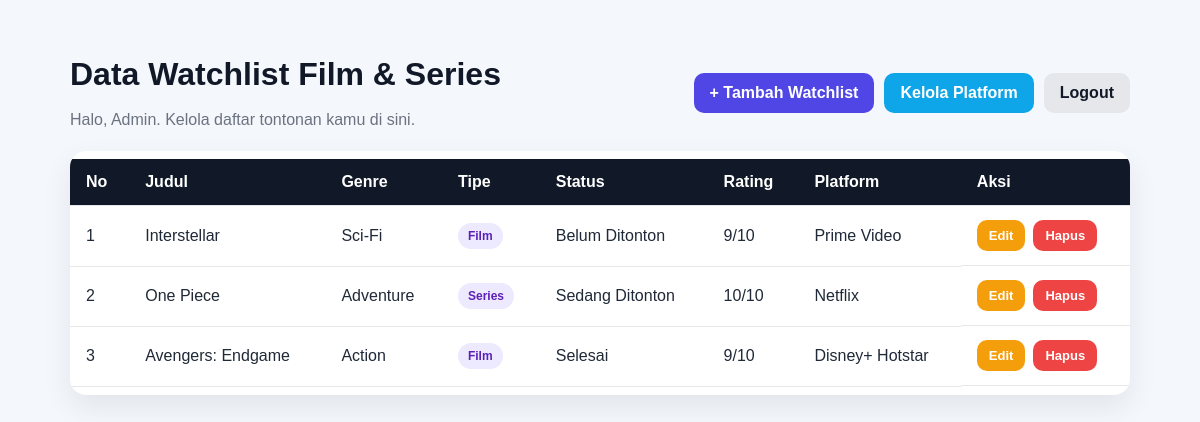
/index.php (signed in), run on the app's committed database.
### tables this page shows
CREATE TABLE movies (
    id INT AUTO_INCREMENT PRIMARY KEY,
    judul VARCHAR(150) NOT NULL,
    genre VARCHAR(100) NOT NULL,
    tipe ENUM('Film', 'Series') NOT NULL,
    status_tonton ENUM('Belum Ditonton', 'Sedang Ditonton', 'Selesai') NOT NULL,
    rating INT NOT NULL,
    platform_id INT DEFAULT NULL,
    created_at TIMESTAMP DEFAULT CURRENT_TIMESTAMP,
    CONSTRAINT fk_movies_platforms
        FOREIGN KEY (platform_id) REFERENCES platforms(id)
        ON UPDATE CASCADE
        ON DELETE SET NULL
);

CREATE TABLE platforms (
    id INT AUTO_INCREMENT PRIMARY KEY,
    nama_platform VARCHAR(100) NOT NULL UNIQUE,
    website VARCHAR(150) DEFAULT NULL,
    biaya_bulanan DECIMAL(10,2) DEFAULT 0,
    keterangan TEXT NULL,
    created_at TIMESTAMP DEFAULT CURRENT_TIMESTAMP
);

### index.php (the view, shortened to what this page needs)
<?php
require 'koneksi.php';
$result = mysqli_query($conn, "
    SELECT movies.*, platforms.nama_platform
    FROM movies
    LEFT JOIN platforms ON movies.platform_id = platforms.id
    ORDER BY movies.id DESC
");
?>
<!DOCTYPE html>
<html lang="id">
<head>
    <link rel="stylesheet" href="assets/style.css">
</head>
<body>
    <div class="page-wrap">
        <div class="topbar">
            <div>
                <h1>Data Watchlist Film &amp; Series</h1>
                <p class="subtitle">Halo, <?php echo htmlspecialchars($_SESSION['user_name']); ?>. Kelola daftar tontonan kamu di sini.</p>
            </div>
            <div class="topbar-actions">
                <a href="tambah.php" class="btn primary">+ Tambah Watchlist</a>
                <a href="platforms.php" class="btn info">Kelola Platform</a>
                <a href="logout.php" class="btn secondary">Logout</a>
            </div>
        </div>
        <div class="table-card">
            <table>
                <thead>
                    <tr>
                        <th>No</th>
                        <th>Judul</th>
                        <th>Genre</th>
                        <th>Tipe</th>
                        <th>Status</th>
                        <th>Rating</th>
                        <th>Platform</th>
                        <th>Aksi</th>
                    </tr>
                </thead>
                <tbody>
                    <?php if (mysqli_num_rows($result) > 0): ?>
                        <?php $no = 1; ?>
                        <?php while ($row = mysqli_fetch_assoc($result)): ?>
                            <tr>
                                <td><?php echo $no++; ?></td>
                                <td><?php echo htmlspecialchars($row['judul']); ?></td>
                                <td><?php echo htmlspecialchars($row['genre']); ?></td>
                                <td><span class="badge"><?php echo htmlspecialchars($row['tipe']); ?></span></td>
                                <td><?php echo htmlspecialchars($row['status_tonton']); ?></td>
                                <td><?php echo (int)$row['rating']; ?>/10</td>
                                <td><?php echo $row['nama_platform'] ? htmlspecialchars($row['nama_platform']) : '<span class="text-muted">Belum dipilih</span>'; ?></td>
                                <td class="actions">
                                    <a class="btn small warning" href="edit.php?id=<?php echo $row['id']; ?>">Edit</a>
                                    <a class="btn small danger" href="hapus.php?id=<?php echo $row['id']; ?>" onclick="return confirm('Yakin ingin menghapus data ini?');">Hapus</a>
                                </td>
                            </tr>
                        <?php endwhile; ?>
                    <?php else: ?>
                        <tr>
                            <td colspan="8" class="empty">Belum ada data watchlist.</td>
                        </tr>
                    <?php endif; ?>
                </tbody>
            </table>
        </div>
    </div>
</body>
</html>

### assets/style.css (style rules this page uses)
* { box-sizing: border-box; }
body { margin: 0; font-family: Arial, Helvetica, sans-serif; background: #f4f7fb; color: #1f2937; }
.auth-card, .form-card, .table-card { background: #ffffff; border-radius: 16px; box-shadow: 0 12px 30px rgba(15, 23, 42, 0.08); }
.table-card { padding: 8px 0; }
.page-wrap { max-width: 1100px; margin: 56px auto; padding: 0 20px; }
.topbar { display: flex; justify-content: space-between; align-items: center; gap: 16px; margin-bottom: 22px; }
.topbar-actions { display: flex; gap: 10px; flex-wrap: wrap; }
h1 { margin: 0 0 18px; color: #111827; }
.subtitle { margin: 0; color: #6b7280; }
.btn { display: inline-block; text-decoration: none; border: none; border-radius: 10px; padding: 11px 16px; font-weight: 700; cursor: pointer; transition: 0.2s ease; }
.btn.primary { background: #4f46e5; color: #fff; }
.btn.secondary { background: #e5e7eb; color: #111827; }
.btn.warning { background: #f59e0b; color: #fff; }
.btn.danger { background: #ef4444; color: #fff; }
.btn.small { padding: 8px 12px; font-size: 13px; }
.table-card { overflow: hidden; }
table { width: 100%; border-collapse: collapse; }
thead { background: #111827; color: #ffffff; }
th, td { padding: 14px 16px; text-align: left; border-bottom: 1px solid #e5e7eb; }
.badge { display: inline-block; background: #ede9fe; color: #5b21b6; padding: 6px 10px; border-radius: 999px; font-size: 12px; font-weight: 700; }
.actions { display: flex; gap: 8px; flex-wrap: wrap; }
.btn.info { background: #0ea5e9; color: #fff; }

### data on the page
movies: judul "Interstellar", genre "Sci-Fi", tipe "Film", status_tonton "Belum Ditonton", rating "9", platform.nama_platform "Prime Video"
movies: judul "One Piece", genre "Adventure", tipe "Series", status_tonton "Sedang Ditonton", rating "10", platform.nama_platform "Netflix"
movies: judul "Avengers: Endgame", genre "Action", tipe "Film", status_tonton "Selesai", rating "9", platform.nama_platform "Disney+ Hotstar"

### other printed values
$_SESSION['user_name'] "Admin"
